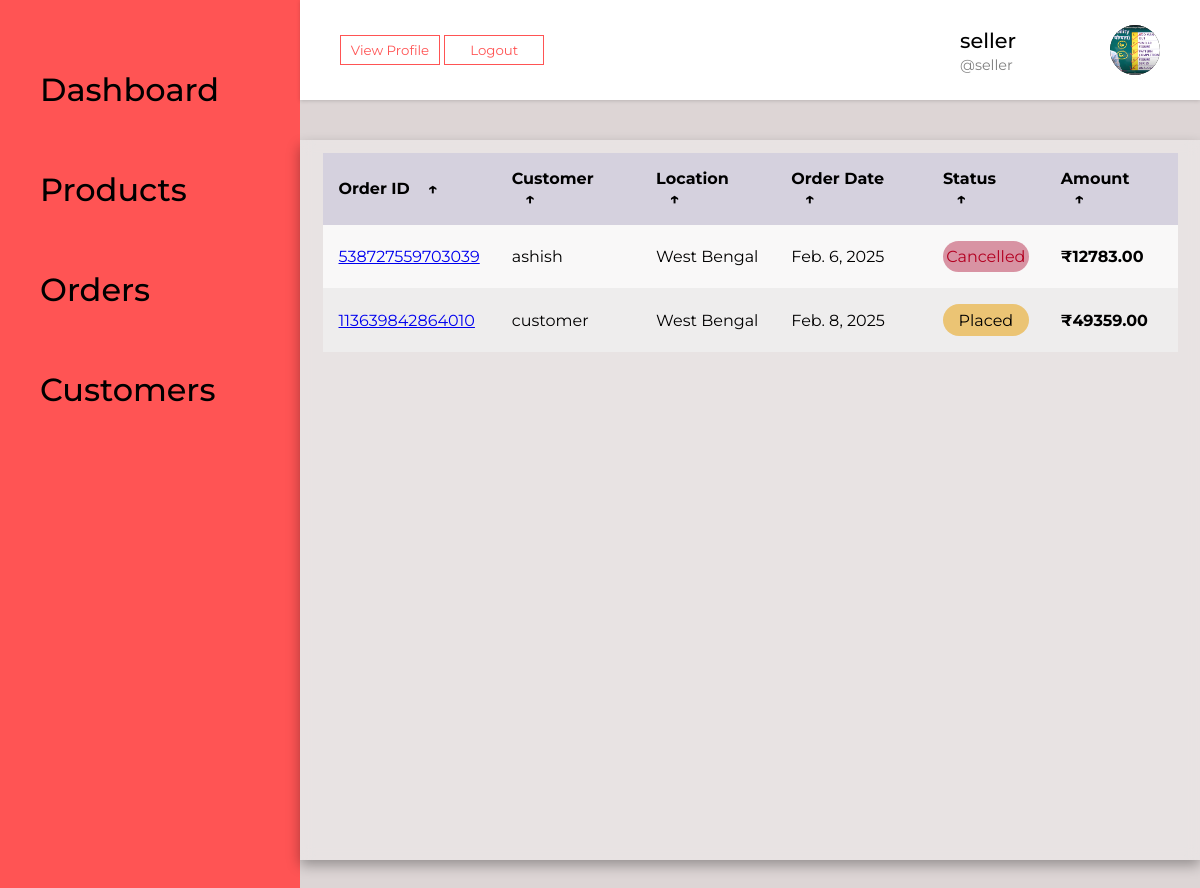
The app's page /seller/orders/ (signed in), older data.
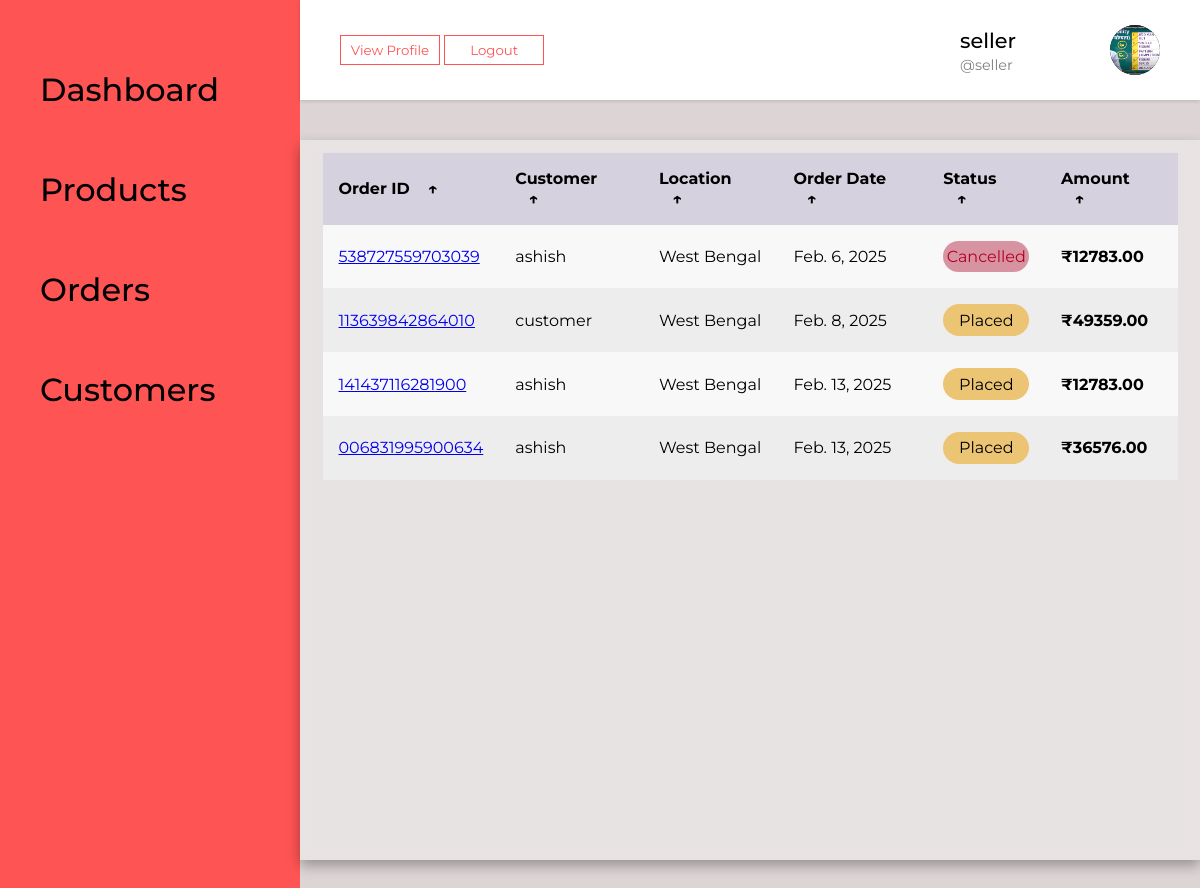
The same page, newer data.
### core/models.py (models this page shows, shortened)
class Order(models.Model):
    STATUS_CHOICES = [
        ('Placed', 'Placed'),
        ('Shipped', 'Shipped'),
        ('Delivered', 'Delivered'),
        ('Cancelled', 'Cancelled')
    ]
    user = models.ForeignKey(User, on_delete=models.CASCADE)
    order_id = models.CharField(max_length=20, unique=True, editable=False)
    date_ordered = models.DateField(auto_now_add=True)
    complete = models.BooleanField(default=False)
    status = models.CharField(
        max_length=20,
        choices=STATUS_CHOICES,
        default='Placed'  # Default status is "Placed" when an order is created
    )
    shipping_address = models.CharField(max_length=255)
    shipping_city = models.CharField(max_length=100)
    shipping_state = models.CharField(max_length=100)
    shipping_zip = models.CharField(max_length=20)
    def get_cart_total(self):
        return sum(item.get_total() for item in self.orderitem_set.all())

class OrderItem(models.Model):
    order = models.ForeignKey(Order, on_delete=models.CASCADE)
    painting = models.ForeignKey(Painting, on_delete=models.CASCADE)
    quantity = models.PositiveIntegerField(default=1)
    def get_total(self):
        return self.painting.price * self.quantity

class Painting(models.Model):
    title = models.CharField(max_length=100)
    description = models.TextField()
    category = models.ForeignKey(Category, on_delete=models.CASCADE, related_name='paintings', default=None)
    image = models.ImageField(upload_to="products_images/", default=None, null=True )
    rating = models.DecimalField(decimal_places=1, max_digits=3, default=0.0, null=True)
    price = models.DecimalField(decimal_places=2, max_digits=10, default=1000.00, null=True)
    is_new = models.BooleanField(default=False)
    is_selling = models.BooleanField(default=False)
    seller = models.ForeignKey(
        settings.AUTH_USER_MODEL,
        on_delete=models.CASCADE,
        limit_choices_to={'profile__is_seller': True},
        related_name='paintings'
    )

### core/views.py (the view)
# urls.py: path('seller/orders/', views.seller_orders, name='seller_orders'),
@login_required
def seller_orders(request):
    seller = request.user
    orders = Order.objects.filter(orderitem__painting__seller=seller).distinct()
    context = {
        'orders': orders
    }
    return render(request, 'seller orders.html', context)

### templates/seller orders.html (shortened to what this page needs)
{% extends "sellar dashboard.html" %}
{% block seller-css %}
<link rel="stylesheet" href="/static/css/seller orders.css">
{% endblock %}
{% block dasboard-content %}
<div class="order-body">
    <main class="table" id="customers_table">
        <section class="table__body">
            <table>
                <thead>
                    <tr>
                        <th> Order ID <span class="icon-arrow">&UpArrow;</span></th>
                        <th> Customer <span class="icon-arrow">&UpArrow;</span></th>
                        <th> Location <span class="icon-arrow">&UpArrow;</span></th>
                        <th> Order Date <span class="icon-arrow">&UpArrow;</span></th>
                        <th> Status <span class="icon-arrow">&UpArrow;</span></th>
                        <th> Amount <span class="icon-arrow">&UpArrow;</span></th>
                    </tr>
                </thead>
                <tbody>
                    {% for order in orders %}
                        <tr>
                            <td> <a href="{% url 'seller_order_detail' order.id %}">{{ order.order_id }}</a> </td>
                            <td> {{ order.user.username }}</td>
                            <td> {{ order.shipping_state }} </td>
                            <td> {{ order.date_ordered }} </td>
                            <td>
                                <p class="status {{ order.status }}">{{ order.status }}</p>
                            </td>
                            <td> <strong> ₹{{ order.get_cart_total }} </strong></td>
                        </tr>
                        {% empty %}
                        <tr>
                            <td colspan="6">No orders yet.</td>
                        </tr>
                        {% endfor %}
                </tbody>
            </table>
        </section>
    </main>
</div>
{% endblock %}

Row changes from the older to the newer data that the page shows:
added Order: order_id "141437116281900", user.username "ashish", shipping_state "West Bengal", date_ordered "Feb. 13, 2025", status "Placed", get_cart_total "12783.00"
added Order: order_id "006831995900634", user.username "ashish", shipping_state "West Bengal", date_ordered "Feb. 13, 2025", status "Placed", get_cart_total "36576.00"
